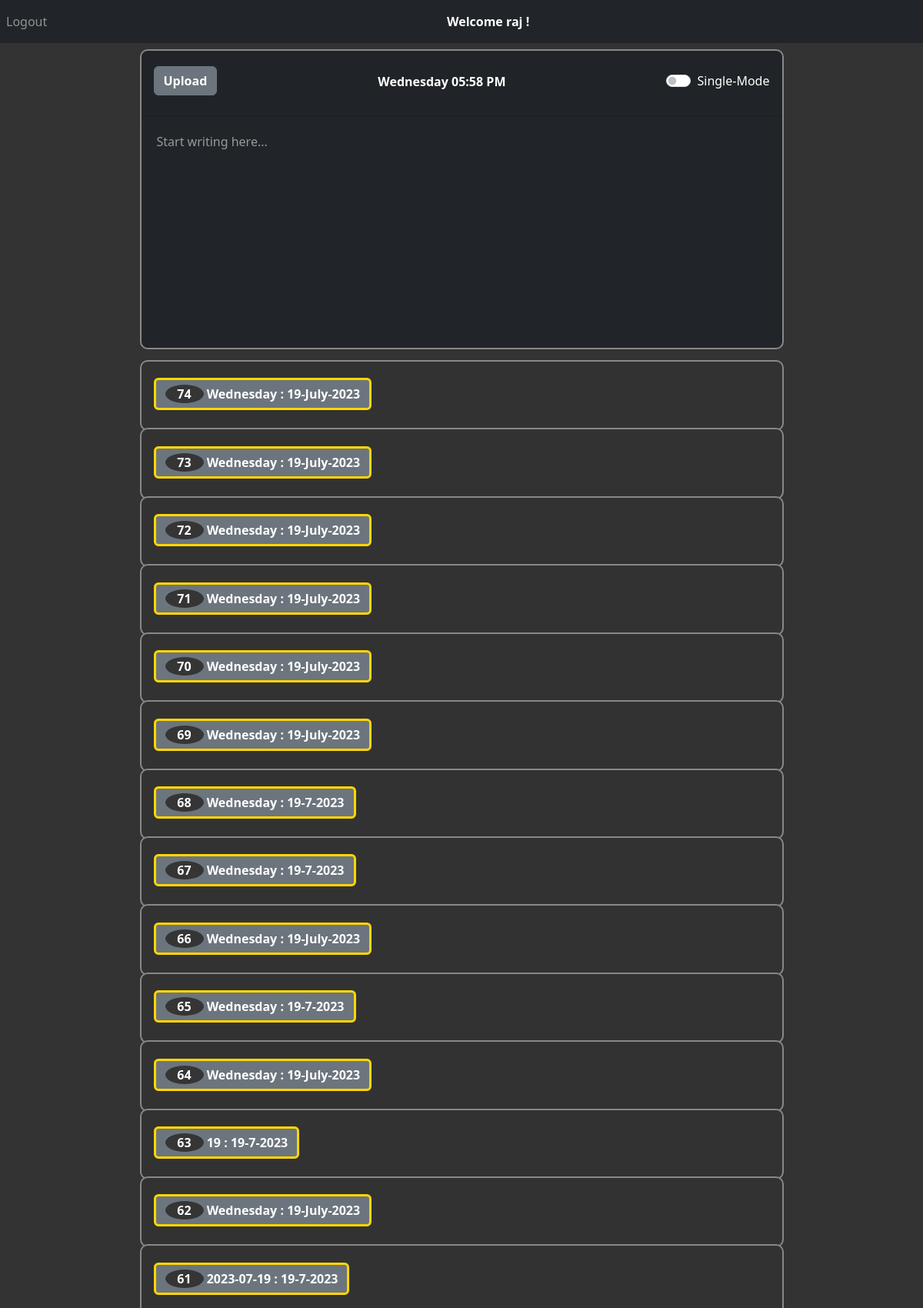
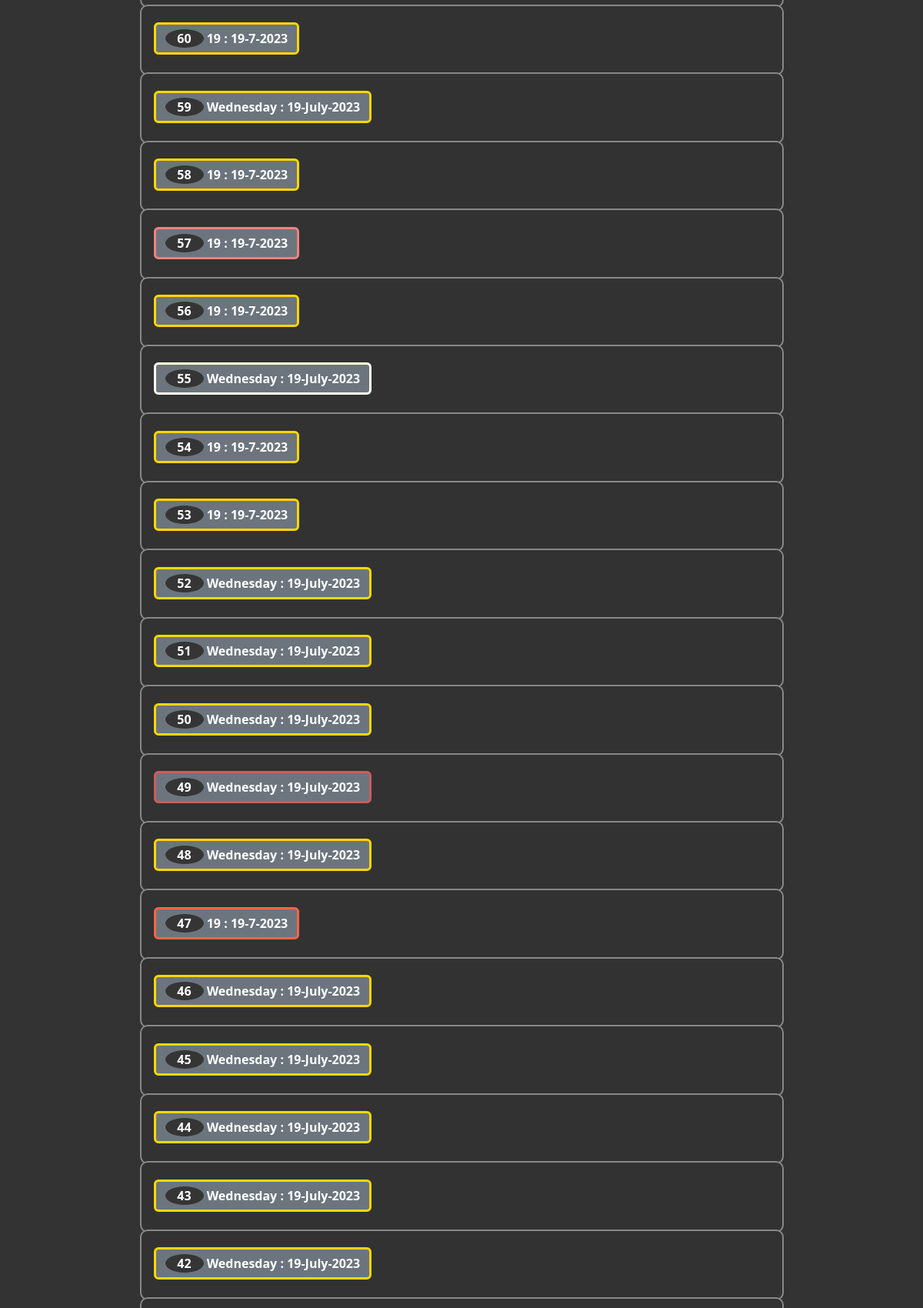
The app's page / (signed in, upper part) with its own data (2 pictures, top to bottom).
### website/models.py (models this page shows)
class User(db.Model, UserMixin):
    id = db.Column(db.Integer, primary_key=True)
    email = db.Column(db.String(150), unique=True)
    password = db.Column(db.String(150))
    first_name = db.Column(db.String(150))
    notes = db.relationship('Note')

class Note(db.Model):
    id = db.Column(db.Integer, primary_key=True)
    data = db.Column(db.String(10000))
    date = db.Column(db.DateTime(timezone=True), default=func.now())
    day = db.Column(db.String(10), default=datetime.now().strftime('%A'))
    currDate = db.Column(db.String(20), default=datetime.now().strftime('%Y-%m-%d'))
    time = db.Column(db.String(20), default=datetime.now().strftime('%H:%M:%S'))
    month = db.Column(db.String(20), default=datetime.now().strftime('%B'))
    sentiment = db.Column(db.Float)
    sentimentColor = db.Column(db.String(255))
    classification = db.Column(db.String(50))
    user_id = db.Column(db.Integer, db.ForeignKey('user.id'))

### website/views.py (the view, shortened to what this page needs)
@views.route('/', methods=['GET', 'POST'])
@login_required
def home():
    first_name = current_user.first_name
    notes = Note.query.filter_by(user_id=current_user.id).all()
    note_data = [(note.currDate, note.day, note.month, note.sentimentColor) for note in notes]
    return render_template("home.html", user=current_user, first_name = first_name, note_data=note_data)

### website/__init__.py (called while the page is built)
def create_app():
    app = Flask(__name__)
    app.config['SECRET_KEY'] = 'hjshjhdjah kjshkjdhjs'
    app.config['SQLALCHEMY_DATABASE_URI'] = f'sqlite:///{DB_NAME}'
    db.init_app(app)
    from .views import views
    from .auth import auth
    app.register_blueprint(views, url_prefix='/')
    app.register_blueprint(auth, url_prefix='/')
    from .models import User, Note
    with app.app_context():
        db.create_all()
    login_manager = LoginManager()
    login_manager.login_view = 'auth.login'
    login_manager.init_app(app)
    @login_manager.user_loader
    def load_user(id):
        return User.query.get(int(id))
    return app

### website/templates/home.html (shortened to what this page needs)
{% extends "base.html" %}
{% block content %}
<form method="POST">
  <div class="card text-white bg-dark mb-3">
    <div class="card-header">
      <div align="left">
        <button type="submit" class="btn btn-secondary" style="display: flex; justify-content: space-between;"><b>Upload</b></button>
      </div>
      <div style="font-weight: bold">
        <div class="d-flex justify-content-center w-100">
          <span class="navbar-text text-center" style="color: white; font-weight: bold;">
             <span id="current-time-home"></span>
          </span>
        </div>
      </div>
      <div class="form-check form-switch align-center">
        <input class="form-check-input" type="checkbox" role="switch" id="flexSwitchCheckChecked" name="switchState">
        <label class="form-check-label" for="flexSwitchCheckChecked">Single-Mode</label>
      </div>
    </div>
    <textarea name="note" id="note" class="form-control bg-dark text-white" style="border: none;" autofocus wrap="soft" placeholder="Start writing here..."></textarea>
  </div>
</form>
<ul class="list-group list-group-flush" id="notes">
  {% for note in user.notes | reverse %}
  <div class="accordion" id="accordionExample">
    <div class="card">
      <div class="card-header text-center" id="heading{{ note.id }}">
        <h2 class="mb-0">
          <button class="btn btn-secondary text-left" type="button" data-toggle="collapse" data-target="#collapse{{ note.id }}" aria-expanded="true" aria-controls="collapse{{ note.id }}"  {% if note.sentimentColor %}style="border-color: {{ note.sentimentColor }}"{% endif %}>
            {% if note.currDate %}
              {% set index = loop.length - loop.index0 %}
              <span class="index-circle">{{ index }}</span><b> {{ note.day }} : {{ note.currDate[8:] }}-{{ note.month }}-{{ note.currDate[:4] }}</b>
            {% else %}
              <span class="index-circle">{{ index }}</span><b>{{ note.day }} - Date Not Available </b>
            {% endif %}
          </button>
        </h2>
      </div>
    </div>
  </div>{% endfor %}
</ul>
{% endblock %}

### website/templates/base.html (shortened to what this page needs)
<!DOCTYPE html>
<html>
  <head>
    <link
      rel="stylesheet"
      href="https://stackpath.bootstrapcdn.com/bootstrap/4.4.1/css/bootstrap.min.css"
    />
    <link
      rel="stylesheet"
      href="https://stackpath.bootstrapcdn.com/font-awesome/4.7.0/css/font-awesome.min.css"
    />
    <link rel="stylesheet" href="static\styles.css">
    <link href="https://cdn.jsdelivr.net/npm/bootstrap@5.3.0/dist/css/bootstrap.min.css" rel="stylesheet">
  </head>
  <body>
    <nav class="navbar navbar-expand-lg navbar-dark bg-dark" #e3f2fd;>
      <div class="collapse navbar-collapse" id="navbar">
        <div class="navbar-nav">
          {% if user.is_authenticated %}
          <a class="nav-item nav-link" id="logout" href="/logout">Logout</a>
          {% endif %}
        </div>
        {% if user.is_authenticated %}
        <div class="d-flex justify-content-center w-100">
          <span class="navbar-text text-center" style="color: white; font-weight: bold;">
             <span>Welcome {{first_name}} !</span>
          </span>
        </div>
      {% endif %}
    </nav>
    <div class="container">{% block content %} {% endblock %}</div>
  </body>
</html>

### website/templates/base.html (style rules this page uses)
body { background-color: #333; color:white; }

### website/templates/home.html (style rules this page uses)
.index-circle { display: inline-block; width: 50px; height: 24px; line-height: 24px; text-align: center; border-radius: 50%; background-color: #353535; color: #fff; font-weight: bold; }
.card-header { padding-top: 20px; padding-bottom: 25px; display: flex; justify-content: space-between; }
.card { background-color: #333; color: white; border-radius: 0px; width:75%; margin: -2px auto; border-color: #888; border-width: 2px 2px 2px 2px; border-style: solid; border-radius: 10px; }
form { margin-top: 10px; background-color: #333; padding: 0px; }
textarea.form-control { background-color: #333; color: white; width: 100%; margin: 0; padding: 20px; font-size: 16px; border: 3px solid #ccc; border-radius: 10px; box-sizing: border-box; height: 300px; resize: none; white-space: pre-wrap; }
ul#notes button { border-width: 3px; }
#note::placeholder { color: #999; }
.form-check { padding-top: 7px; }

### records on screen
User: first_name "raj"
Note: index "74", day "Wednesday", currDate "19", month "July", currDate "2023"
Note: index "73", day "Wednesday", currDate "19", month "July", currDate "2023"
Note: index "72", day "Wednesday", currDate "19", month "July", currDate "2023"
Note: index "71", day "Wednesday", currDate "19", month "July", currDate "2023"
Note: index "70", day "Wednesday", currDate "19", month "July", currDate "2023"
Note: index "69", day "Wednesday", currDate "19", month "July", currDate "2023"
Note: index "68", day "Wednesday", currDate "19", month "7", currDate "2023"
Note: index "67", day "Wednesday", currDate "19", month "7", currDate "2023"
Note: index "66", day "Wednesday", currDate "19", month "July", currDate "2023"
Note: index "65", day "Wednesday", currDate "19", month "7", currDate "2023"
Note: index "64", day "Wednesday", currDate "19", month "July", currDate "2023"
Note: index "63", day "19", currDate "19", month "7", currDate "2023"
Note: index "62", day "Wednesday", currDate "19", month "July", currDate "2023"
Note: index "61", day "2023-07-19", currDate "19", month "7", currDate "2023"
Note: index "60", day "19", currDate "19", month "7", currDate "2023"
Note: index "59", day "Wednesday", currDate "19", month "July", currDate "2023"
Note: index "58", day "19", currDate "19", month "7", currDate "2023"
Note: index "57", day "19", currDate "19", month "7", currDate "2023"
Note: index "56", day "19", currDate "19", month "7", currDate "2023"
Note: index "55", day "Wednesday", currDate "19", month "July", currDate "2023"
Note: index "54", day "19", currDate "19", month "7", currDate "2023"
Note: index "53", day "19", currDate "19", month "7", currDate "2023"
Note: index "52", day "Wednesday", currDate "19", month "July", currDate "2023"
Note: index "51", day "Wednesday", currDate "19", month "July", currDate "2023"
Note: index "50", day "Wednesday", currDate "19", month "July", currDate "2023"
Note: index "49", day "Wednesday", currDate "19", month "July", currDate "2023"
Note: index "48", day "Wednesday", currDate "19", month "July", currDate "2023"
Note: index "47", day "19", currDate "19", month "7", currDate "2023"
Note: index "46", day "Wednesday", currDate "19", month "July", currDate "2023"
Note: index "45", day "Wednesday", currDate "19", month "July", currDate "2023"
Note: index "44", day "Wednesday", currDate "19", month "July", currDate "2023"
Note: index "43", day "Wednesday", currDate "19", month "July", currDate "2023"
Note: index "42", day "Wednesday", currDate "19", month "July", currDate "2023"
